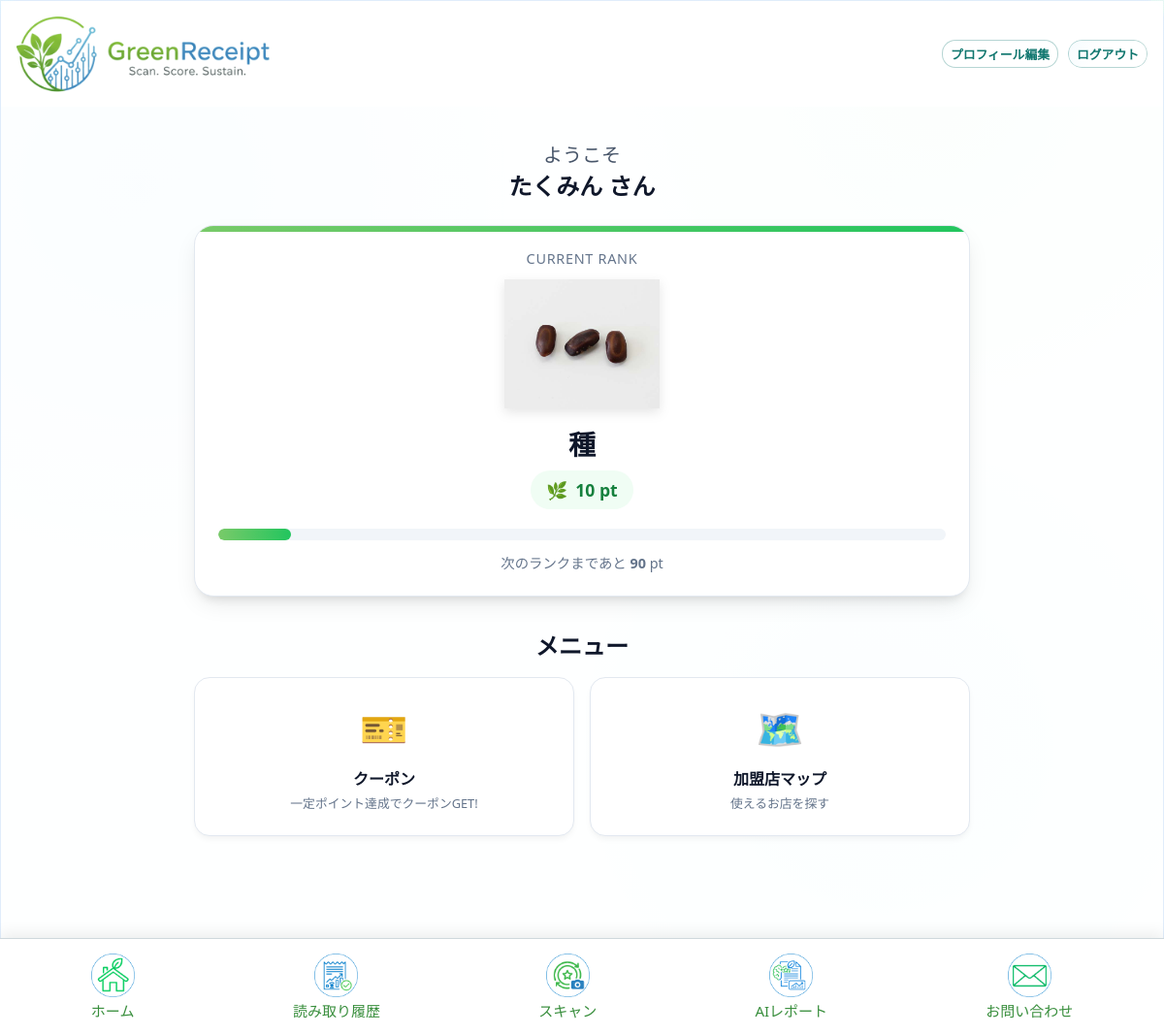
Screenshot of /menu/ (signed in) with the database file from the repository.
### accounts/models.py (models this page shows, shortened)
class CustomUser(AbstractUser):
    username = models.CharField(
        "ユーザー名",
        max_length=50,
        unique=True,
        help_text=(
            "必須。50文字以下。文字、数字、および @/./+/-/_ のみ使用できます。"
        ),
        validators=[AbstractUser.username_validator],
        error_messages={
            "unique": _("A user with that username already exists."),
        },
    )
    email = models.EmailField(_("email address"), unique=True)
    is_verified = models.BooleanField(default=False, verbose_name='メール認証済み')
    verification_token = models.CharField(
        max_length=100, blank=True, null=True, unique=True, verbose_name='認証トークン')
    ROLE_CHOICES = (
        ('admin', '管理者'),
        ('store', '店舗'),
        ('user', '一般ユーザー'),
    )
    RANK_CHOICES = (
        ('seed', '種'),
        ('sprout', '芽'),
        ('tree', '木'),
        ('apple_tree', 'リンゴの木'),
    )
    current_points = models.IntegerField(default=0, verbose_name='ポイント')
    rank = models.CharField(max_length=20, choices=RANK_CHOICES, default='seed', verbose_name='ランク')
    updated_at = models.DateTimeField(auto_now=True, verbose_name='アカウント更新日時')
    birthday = models.DateField(verbose_name='生年月日', null=True, blank=True)
    purchased_amount = models.IntegerField(default=0, verbose_name='購入点数')
    lastmonth_point = models.IntegerField(default=0, verbose_name='先月獲得ポイント')
    current_coupons = models.ManyToManyField(
        'core.Coupon', verbose_name='所持クーポン', blank=True)
    role = models.CharField(
        max_length=10, choices=ROLE_CHOICES, default='user', verbose_name='役割')
    store = models.ForeignKey(
        'core.Store', on_delete=models.SET_NULL, null=True, blank=True, verbose_name='所属店舗')
    last_reset_month = models.DateField(null=True, blank=True, verbose_name='最後にポイントリセットした月')
    new_email = models.EmailField(
        _("new email address"), blank=True, null=True)
    email_change_token = models.CharField(
        max_length=100, blank=True, null=True, unique=True, verbose_name='メール変更認証トークン'
    )
    withdrawal_code = models.CharField(
        max_length=6, blank=True, null=True, verbose_name='退会確認コード'
    )
    withdrawal_code_expires_at = models.DateTimeField(
        blank=True, null=True, verbose_name='退会確認コード有効期限'
    )
    RANK_HIERARCHY = {'seed': 0, 'sprout': 1, 'tree': 2, 'apple_tree': 3}
    class Meta:
        verbose_name = 'ユーザー'
        verbose_name_plural = 'ユーザー'

### core/views.py (the view)
# urls.py: path("menu/", views.main_menu, name="main_menu"),
@login_required
def main_menu(request):
    user = request.user
    announcements = Announcement.objects.order_by('-created_at')[:3]
    coupons = Coupon.objects.all()[:3]
    receipts = Receipt.objects.filter(
        user=request.user).order_by('-scanned_at')[:3]
    MAX_POINTS = 800
    current_points = user.current_points
    next_rank_points = 0
    prev_rank_points = 0
    if current_points < 100:
        next_rank_points = 100
        prev_rank_points = 0
    elif current_points < 300:
        next_rank_points = 300
        prev_rank_points = 100
    elif current_points < 800:
        next_rank_points = 800
        prev_rank_points = 300
    else:
        next_rank_points = None # Max rank
        prev_rank_points = 800
    progress_percentage = 100
    points_to_next = 0
    if next_rank_points:
        points_to_next = next_rank_points - current_points
        range_points = next_rank_points - prev_rank_points
        if range_points > 0:
            progress_points = current_points - prev_rank_points
            progress_percentage = int((progress_points / range_points) * 100)
        else:
            progress_percentage = 0
    context = {
        'announcements': announcements,
        'coupons': coupons,
        'receipts': receipts,
        'rank': user.rank,
        'current_points': user.current_points,
        'next_rank_points': next_rank_points,
        'points_to_next': points_to_next,
        'progress_percentage': progress_percentage,
    }
    return render(request, "core/main_menu.html", context)

### core/templates/core/main_menu.html (shortened to what this page needs)
{% extends 'core/base.html' %}
{% load static %}
{% block content %}
<div class="home-page">
  <div class="welcome-header">
    <div class="welcome-title">ようこそ</div>
    <div class="user-name">{{ user.username }} さん</div>
  </div>
  <section class="rank-section">
    <div class="rank-label">Current Rank</div>
    <img src="{% static 'img/rank_'|add:rank|add:'.png' %}" alt="{{ user.get_rank_display }}" class="rank-image">
    <div class="rank-name">{{ user.get_rank_display }}</div>
    <div class="points-display">
      <span>🌿</span> {{ current_points }} pt
    </div>
    <div class="rank-progress-container px-3">
      {% if next_rank_points %}
        <div class="progress-wrapper">
          <div class="progress-fill" style="width: {{ progress_percentage }}%;"></div>
        </div>
        <p class="next-rank-info">
          次のランクまであと <strong>{{ points_to_next }}</strong> pt
        </p>
      {% else %}
        <div class="progress-wrapper">
          <div class="progress-fill" style="width: 100%;"></div>
        </div>
        <p class="text-success fw-bold">最高ランク到達！おめでとうございます！</p>
      {% endif %}
    </div>
  </section>
  <h2 class="h5 mb-3 fw-bold ps-2 border-start border-4 border-success">メニュー</h2>
  <div class="menu-grid">
    <a href="{% url 'core:coupon_list' %}" class="menu-card" style="margin-top: 16px;">
      <span class="menu-icon">🎫</span>
      <div>
        <div class="menu-title">クーポン</div>
        <div class="menu-desc">一定ポイント達成でクーポンGET!</div>
      </div>
    </a>
    <a href="{% url 'core:store_map' %}" class="menu-card" style="margin-top: 16px;">
      <span class="menu-icon">🗺️</span>
      <div>
        <div class="menu-title">加盟店マップ</div>
        <div class="menu-desc">使えるお店を探す</div>
      </div>
    </a>
  </div>
</div>
{% endblock %}

### core/static/css/style.css (style rules this page uses)
:root { --bg-1: #f3f9ff; --bg-2: #f2fff8; --panel: rgba(255, 255, 255, 0.9); --panel-strong: rgba(255, 255, 255, 0.96); --border: rgba(9, 109, 217, 0.12); --shadow: 0 14px 48px rgba(9, 109, 217, 0.12); --shadow-strong: 0 22px 60px rgba(9, 109, 217, 0.18); --text: #0f172a; --muted: #475569; --accent: #79ca69; --accent-2: #0f766e; --success: #22c55e; --danger: #ef4444; --radius-lg: 18px; --radius-md: 12px; --radius-sm: 10px; }
* { box-sizing: border-box; margin: 0; padding: 0; }
html, body { height: 100%; width: 100%; overflow-x: hidden; }
body { font-family: "Poppins", "Segoe UI", "\u30E1\u30A4\u30EA\u30AA", "Hiragino Kaku Gothic ProN", sans-serif; text-align: center; min-height: 100vh; margin: 0; padding-top: 0; color: var(--text); background: radial-gradient(circle at 12% 18%, rgba(14, 165, 233, 0.16), transparent 32%), radial-gradient(circle at 80% 8%, rgba(34, 197, 94, 0.12), transparent 28%), radial-gradient(circle at 76% 72%, rgba(14, 165, 233, 0.12), transparent 32%), linear-gradient(135deg, var(--bg-1), var(--bg-2)); -webkit-font-smoothing: antialiased; -moz-osx-font-smoothing: grayscale; }
:root { --nav-h: 100px; }
main p { font-size: 15px; color: var(--muted); font-weight: 500; }
img, video, canvas { max-width: 100%; height: auto; display: block; }

### core/templates/core/main_menu.html (style rules this page uses)
.home-page { max-width: 800px; margin: 0 auto; width: 100%; padding-bottom: 80px; }
.welcome-header { text-align: center; margin-bottom: 24px; padding-top: 10px; }
.welcome-title { font-size: 1.25rem; color: #475569; font-weight: 500; }
.user-name { color: #0f172a; font-weight: 700; font-size: 1.5rem; }
.rank-section { background: #fff; border-radius: 20px; padding: 24px; box-shadow: 0 10px 25px -5px rgba(0, 0, 0, 0.1), 0 8px 10px -6px rgba(0, 0, 0, 0.1); margin-bottom: 32px; text-align: center; position: relative; overflow: hidden; border: 1px solid #e2e8f0; }
.rank-section::before { content: ""; position: absolute; top: 0; left: 0; right: 0; height: 6px; background: linear-gradient(90deg, #79ca69, #22c55e); }
.rank-label { font-size: 0.9rem; color: #64748b; margin-bottom: 12px; text-transform: uppercase; letter-spacing: 0.05em; }
.rank-image { max-width: 160px; height: auto; margin: 0 auto 16px; filter: drop-shadow(0 4px 6px rgba(0,0,0,0.1)); transition: transform 0.3s; }
.rank-name { font-size: 1.75rem; font-weight: 800; color: #0f172a; margin-bottom: 8px; }
.points-display { display: inline-flex; align-items: center; gap: 8px; background: #f0fdf4; padding: 8px 16px; border-radius: 50px; color: #15803d; font-weight: 700; font-size: 1.1rem; margin-bottom: 20px; }
.progress-wrapper { background: #f1f5f9; border-radius: 999px; height: 12px; width: 100%; margin: 0 auto 12px; overflow: hidden; position: relative; }
.progress-fill { height: 100%; background: linear-gradient(90deg, #79ca69, #22c55e); border-radius: 999px; transition: width 1s ease-out; }
.next-rank-info { font-size: 0.9rem; color: #64748b; }
.menu-grid { display: grid; grid-template-columns: repeat(2, 1fr); gap: 16px; }
.menu-card { background: #fff; border: 1px solid #e2e8f0; border-radius: 16px; padding: 24px; text-decoration: none; color: #0f172a; display: flex; flex-direction: column; align-items: center; text-align: center; transition: all 0.2s; box-shadow: 0 4px 6px -1px rgba(0, 0, 0, 0.05); }
.menu-icon { font-size: 2.5rem; margin-bottom: 12px; }
.menu-title { font-weight: 700; font-size: 1rem; }
.menu-desc { font-size: 0.8rem; color: #64748b; margin-top: 4px; }

### rows the page displays
CustomUser: username "たくみん", rank (picture), rank "種"

### other values shown
{{ current_points }} "10"
{{ points_to_next }} "90"
